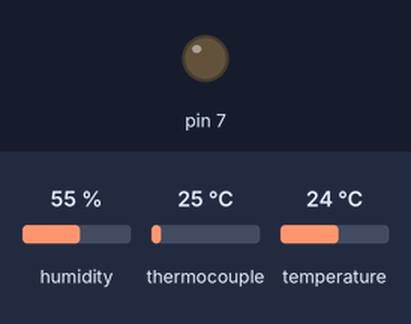
This sketch was run on a simulated Arduino Uno, built with avr-gcc and run on an emulated ATmega328P. On the bench: output pins drawn as LEDs (lit = HIGH). The inputs (shaded band) are chosen by the test bench; at power-on: temperature 24 °C, humidity 55 %, thermocouple 25 °C. Pins used as bus, display or sensor lines are not drawn; what the sketch prints to the serial monitor is not drawn.

Above: at 1.7 s.
1.8 s: temperature set to 26 °C
4.2 s: temperature set to 29 °C
At 5.4 s:
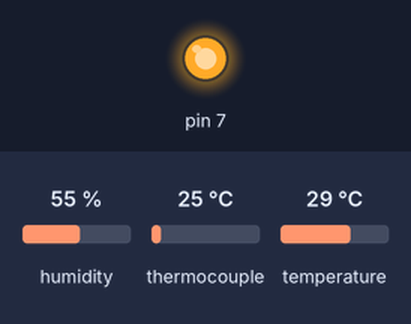
6.5 s: temperature set to 12 °C
At 8.1 s:
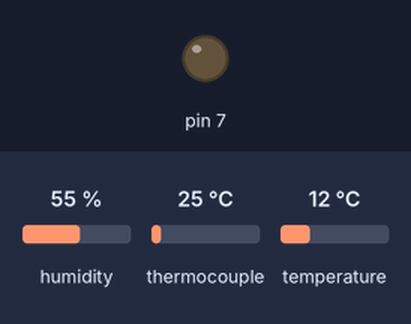
8.5 s: temperature set to 28 °C
At 9.6 s:
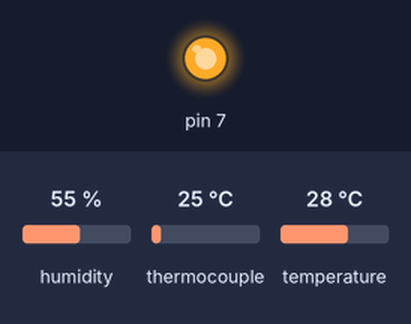
Timing chart, 0 to 11.5 s (numbered marks = the images above; inputs shaded):
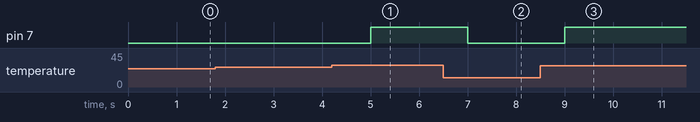

The sketch:

termocoppia_led_temperatura_accende.ino
```cpp
// this example is public domain. enjoy!
// www.ladyada.net/learn/sensors/thermocouple
#include "DHT.h"
#define DHTTYPE DHT11
#define DHTPIN 13
#include "max6675.h"
unsigned long old_millis=0;
unsigned long delta=1000;
int minuti=1;
int thermoDO = 2;
int thermoCS = 3;
int thermoCLK = 4;
MAX6675 thermocouple(thermoCLK, thermoCS, thermoDO);
int vccPin = 5;
int gndPin = 6;
float temperatura = 0;
DHT dht(DHTPIN, DHTTYPE);
void setup() {
  Serial.begin(9600);
  pinMode(vccPin, OUTPUT); digitalWrite(vccPin, HIGH);
  pinMode(gndPin, OUTPUT); digitalWrite(gndPin, LOW);
  pinMode(7, OUTPUT);
  Serial.println("MAX6675 test");
  delay(500);
    dht.begin();
}
void loop() {
  unsigned long now=millis();

  float tempdht = dht.readTemperature();
    float humdht = dht.readHumidity();
    float hic = dht.computeHeatIndex(tempdht, humdht, false);

   if (now >= old_millis + delta) {


    Serial.print(minuti);
    Serial.print(",");
    Serial.println(thermocouple.readCelsius());
    temperatura = (thermocouple.readCelsius());
    Serial.print(F("Humidity: "));
  Serial.print(humdht);
  Serial.print(F("%  Temperature: "));
  Serial.print(tempdht);
  Serial.print(F("°C "));
  Serial.print(hic);
  Serial.print(F("°C "));
   old_millis = now;
   minuti = minuti +1;

   if (tempdht>=28){
   digitalWrite(7, HIGH);}
   if (tempdht<=25) {
   digitalWrite(7, LOW);}


}


   }
```

Measured:
- the behaviour switches between 27 and 28 °C on temperature (found by bisection; images 0 and 1)
- after the input at 1.8 s, every drawn part: stays the same
- after the input at 4.2 s, pin 7: LOW → HIGH after 0.80 s
- after the input at 6.5 s, pin 7: HIGH → LOW after 0.50 s
- after the input at 8.5 s, pin 7: LOW → HIGH after 0.50 s
